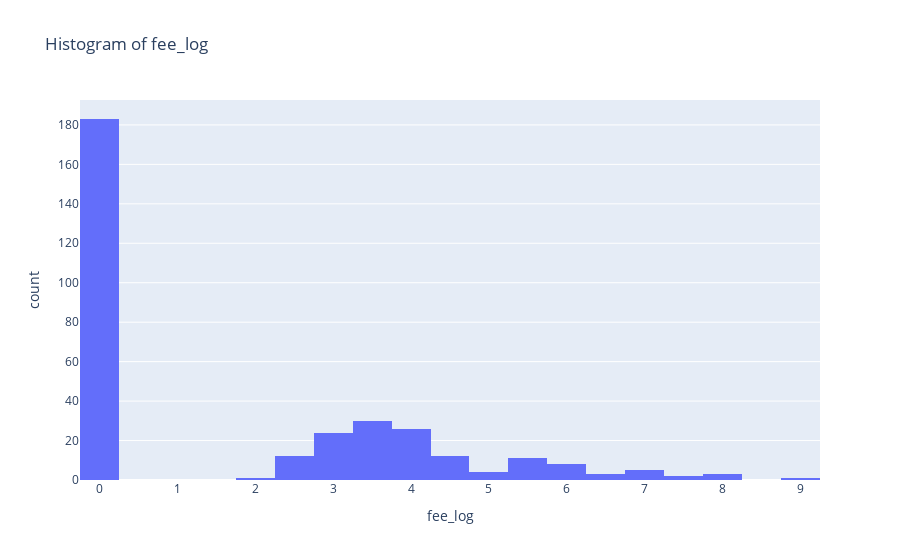

This figure's notebook cell:
### Code cell
univariate('fee_log')

### Figure 1 — Plotly figure (JSON) as saved in the notebook; plotly's stock layout.template omitted (floating-point values rounded to 4 significant figures; data arrays with more than 128 entries replaced by an {"elided": "..."} marker saying what was removed)
{"data": [{"alignmentgroup": "True", "bingroup": "x", "hovertemplate": "fee_log=%{x}<br>count=%{y}<extra></extra>", "legendgroup": "", "marker": {"color": "#636efa", "pattern": {"shape": ""}}, "name": "", "nbinsx": 18, "offsetgroup": "", "orientation": "v", "showlegend": false, "type": "histogram", "x": {"elided": "325 float values"}, "xaxis": "x", "yaxis": "y"}], "layout": {"autosize": true, "barmode": "relative", "legend": {"tracegroupgap": 0}, "title": {"text": "Histogram of fee_log"}, "xaxis": {"anchor": "y", "autorange": true, "domain": [0, 1], "range": [-0.25, 9.25], "title": {"text": "fee_log"}, "type": "linear"}, "yaxis": {"anchor": "x", "autorange": true, "domain": [0, 1], "range": [0, 192.6], "title": {"text": "count"}}}}
